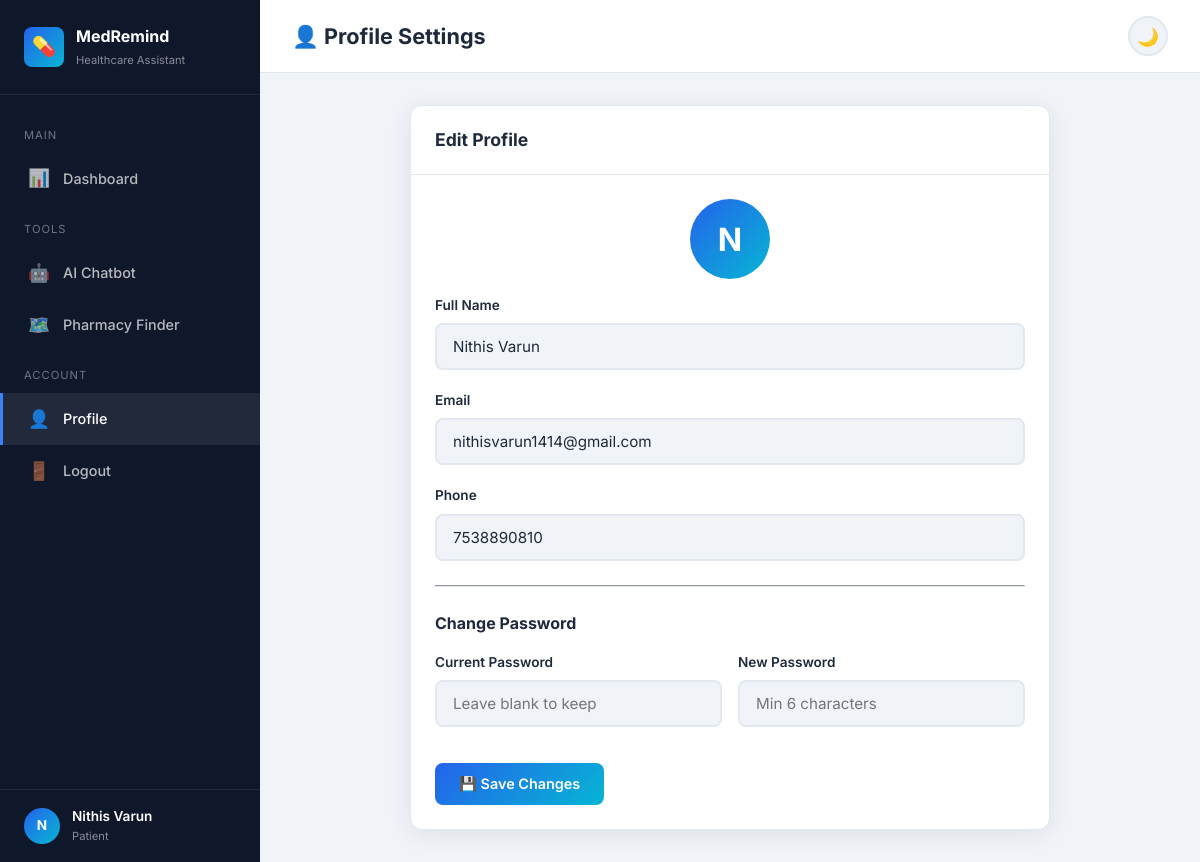
Screenshot of /profile (signed in) with the database file from the repository.
### tables this page shows
CREATE TABLE users (
            id INTEGER PRIMARY KEY AUTOINCREMENT,
            username TEXT UNIQUE NOT NULL,
            email TEXT UNIQUE NOT NULL,
            password TEXT NOT NULL,
            full_name TEXT,
            phone TEXT,
            created_at TIMESTAMP DEFAULT CURRENT_TIMESTAMP
        );

### app.py (the view, shortened to what this page needs)
@app.route('/profile', methods=['GET', 'POST'])
@login_required
def profile():
    conn = get_db()
    user = conn.execute('SELECT * FROM users WHERE id = ?', (session['user_id'],)).fetchone()
    conn.close()
    return render_template('profile.html', user=user)

### app.py (called while the page is built)
def get_db():
    conn = sqlite3.connect(DATABASE)
    conn.row_factory = sqlite3.Row
    return conn

def login_required(f):
    @wraps(f)
    def decorated_function(*args, **kwargs):
        if 'user_id' not in session:
            flash('Please log in to access this page.', 'warning')
            return redirect(url_for('login'))
        return f(*args, **kwargs)
    return decorated_function

### templates/profile.html (shortened to what this page needs)
<!DOCTYPE html>
<html lang="en">
<head>
    <link rel="stylesheet" href="{{ url_for('static', filename='css/style.css') }}">
</head>
<body>
    <div class="app-layout">
        <aside class="sidebar">
            <div class="sidebar-header">
                <div class="logo-icon">💊</div>
                <div><h2>MedRemind</h2><p>Healthcare Assistant</p></div>
            </div>
            <nav class="sidebar-nav">
                <div class="nav-section">Main</div>
                <a href="{{ url_for('dashboard') }}"><span class="nav-icon">📊</span> Dashboard</a>
                <div class="nav-section">Tools</div>
                <a href="{{ url_for('chatbot') }}"><span class="nav-icon">🤖</span> AI Chatbot</a>
                <a href="{{ url_for('pharmacy') }}"><span class="nav-icon">🗺️</span> Pharmacy Finder</a>
                <div class="nav-section">Account</div>
                <a href="{{ url_for('profile') }}" class="active"><span class="nav-icon">👤</span> Profile</a>
                <a href="{{ url_for('logout') }}"><span class="nav-icon">🚪</span> Logout</a>
            </nav>
            <div class="sidebar-footer">
                <div class="user-info">
                    <div class="avatar">{{ session.get('full_name', 'U')[0]|upper }}</div>
                    <div><div class="user-name">{{ session.get('full_name', 'User') }}</div><div class="user-role">Patient</div></div>
                </div>
            </div>
        </aside>
        <main class="main-content">
            <div class="topbar">
                <div class="flex items-center gap-2">
                    <h1>👤 Profile Settings</h1>
                </div>
                <div class="topbar-actions">
                    <button class="theme-toggle" id="themeToggle" onclick="toggleTheme()">🌙</button>
                </div>
            </div>
            <div class="page-content">
                <div class="card profile-card">
                    <div class="card-header"><h2>Edit Profile</h2></div>
                    <div class="card-body">
                        <div class="profile-avatar">{{ (user.full_name or user.username)[0]|upper }}</div>
                        <form method="POST" action="{{ url_for('profile') }}">
                            <div class="form-group">
                                <label for="full_name">Full Name</label>
                                <input type="text" id="full_name" name="full_name" value="{{ user.full_name or '' }}">
                            </div>
                            <div class="form-group">
                                <label for="email">Email</label>
                                <input type="email" id="email" name="email" value="{{ user.email }}">
                            </div>
                            <div class="form-group">
                                <label for="phone">Phone</label>
                                <input type="tel" id="phone" name="phone" value="{{ user.phone or '' }}">
                            </div>
                            <hr style="border-color:var(--border);margin:1.5rem 0">
                            <h3 style="font-size:1rem;margin-bottom:1rem">Change Password</h3>
                            <div class="form-row">
                                <div class="form-group">
                                    <label for="current_password">Current Password</label>
                                    <input type="password" id="current_password" name="current_password" placeholder="Leave blank to keep">
                                </div>
                                <div class="form-group">
                                    <label for="new_password">New Password</label>
                                    <input type="password" id="new_password" name="new_password" placeholder="Min 6 characters">
                                </div>
                            </div>
                            <button type="submit" class="btn btn-primary" style="margin-top:1rem">💾 Save Changes</button>
                        </form>
                    </div>
                </div>
            </div>
        </main>
    </div>
</body>
</html>

### rows the page displays
users: get "Nithis Varun", full_name "N", full_name "Nithis Varun", email "nithisvarun1414@gmail.com", phone "7538890810"

### other values shown
{{ session.get('full_name', 'U')[0]|upper }} "N"
